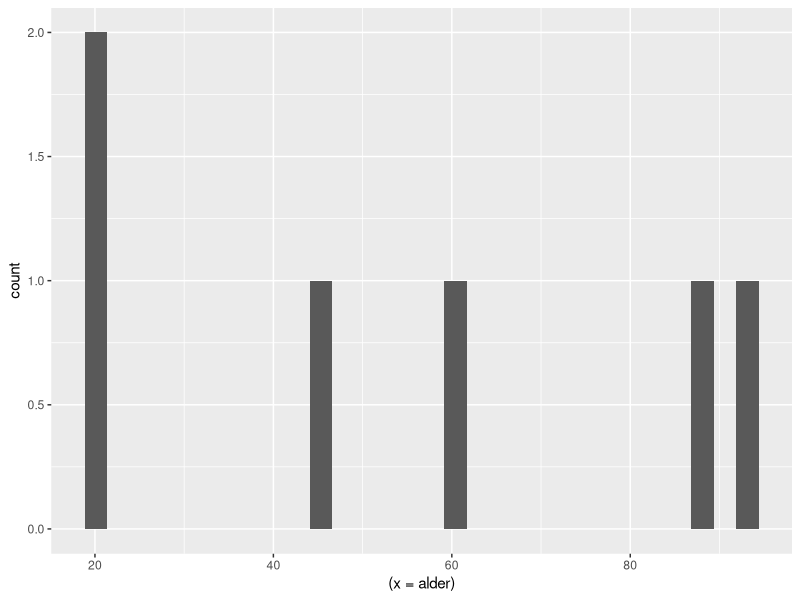

Write the R code that produced this figure.
## ---- chunk 1
knitr::opts_chunk$set(echo = TRUE)
## ---- chunk 2
#Kode vil dere se har en egen grå bakgrunn. Alt som er skrevet her kan dere 
# kopiere inn på deres egen pc, og kjøre for å se hva som skjer. Når jeg har # 
# foran betyr det at jeg skriver en kommentar. Dette kan vi gjøre i 
# scriptene våre for å forklare hva som skjer, uten at R prøver å kjøre det som
# vanlig kode og derfor gir en feilmelding. Hvis jeg kjører kode her, vil dere 
# se resultatene som vanlig tekst under. Vi kan jo gjøre et lite forsøk med noe 
# enkel matte! For å kjøre koden setter dere musen ved siden av, og 
# trykker ctrl+enter. 

100/2+4
## ---- chunk 3
# I første omgang kan vi prøve å lage en vektor. Dette er et objekt som 
# inneholder flere elementer, f.eks. tall av samme klasse. 

# La oss først prøve å lage en med et tall. For å gjøre dette må vi først velge 
# et navn, så bruke det som heter en "assigner", og så skrive hva den skal 
# inneholde. Her lager jeg en vektor som heter "to" og som inneholder tallet 2. 

to <- 2

# <- er assigneren. Den sier bare at det som kommer på venstresiden skal lagres
# med navnet som er på høyresiden. Kjører dere koden vil dere se i environnment 
# at det kommer en linje hvor det står "to 2", dette betyr at vi har laget en
# variabel med navnet "to" som inneholder verdien 2. 

# Vi kan f.eks bruke objektet vi har laget til litt enkel matte:

2 + to 

# Her får vi resultatet fire, ettersom R nå leser to som 2.
## ---- chunk 4
# Det fine med objekter er at de kan inneholde veldig mye informasjon! 
# I første omgang kan vi prøve å lagre flere tall. Det er flere måter vi kan 
# gjøre dette på, f.eks. kan vi skrive 1:10 for å få alle heltallene mellom 1 og 
# 10, eller skrive c(1,22,5,2,1) for å lage en rekke tall. I det siste skiller 
# jeg tallene med komma. 

tall <- 1:10
flere_tall <- c(1,4,56,8,4,2,4)
# Du kan gi objektene akkurat de navnene du vil, men man kan ikke ha mellomrom 
# i navnene eller tall som første tegn, og det er god kutyme å unnåæ/ø/å 
# generelt i script.

# La oss se om vi kan finne gjennomsnittet av disse vektorene. 

mean(tall)
mean(flere_tall)
## ---- chunk 5
#La oss si at vi vil ha element nr. 5 i vektoren flere_tall

tall[5] 

# Når vi kjører denne ser vi at vi får ut tallet 5,og dette kan vi jo også 
# sjekke i environment for å se at stemmer at dette er det femte tallet i 
# vektoren. 

# På samme måte som vi definerte en rekke med tall tidligere, kan vi også bruke 
# dette for å få ut en rekke med elementer. 

flere_tall[3:6]
flere_tall[c(3,5,1,6)]

# Vi kan også finne gjennomsnittet av kun disse tallene: 

mean(flere_tall[c(3,5,1,6)])

# Eller vi kan bruke disse som en ny vektor:

ny_vektor <- flere_tall[c(3,5,1,6)]
## ---- chunk 6
# For å sjekke om noe er numeric kan vi bruke funksjonen is.numeric():

is.numeric(tall)

# Her ser vi at vi får opp "TRUE" som betyr at "tall" er et numerisk objekt.
## ---- chunk 7
# Når vi vil skrive tekst, bruker vi klassen character og tekst må alltid ha
# " " rundt seg. 

tekst <- "Jeg elsker R! <3"
is.character(tekst)

# Klassen character kan inneholde tekst, men vil f.eks. ikke kunne brukes til 
# matte. 

mean(tekst)

# Her ser dere at vi får en feilmelding, som sier at argumentet ikke er
# numerisk eller logisk. Funksjonen gir oss derfor resultatet NA, som
# betyr missing, altså at det ikke eksisterer et resultat. 

# Vi kan også kreve at et objekt skal ha en viss klasse. Det gjør vi med
# as."klassenavn". Det kan føre til noen uforventede resultater. Si hvis gjør
# flere_tall om til character. 

flere_tall <- as.character(flere_tall)
mean(flere_tall)
## ---- chunk 8
skolenivaer <- factor(c("Barneskole", "Ungdomskole", "Videregaende", 
                        "Videregaende", "Ungdomskole"),
                      levels = c("Barneskole", "Ungdomskole", "Videregaende"))

# Her kan vi se at vi først definerer de forskjellige verdiene som er i variabelen
# Så skriver vi hvilke nivåer den kan ha, i den rekkefølgen vi ønsker dem. 

# Om vi ikke hadde definert nivåene ville R gjort det automatisk i alfabetisk
# rekkefølge. 

# Nå kan vi se hva som er i variabelen, ved å bare kjøre navnet til variabelen: 

skolenivaer
## ---- chunk 9
#Vi kan også se hvilke nivåer som er i variabelen:

levels(skolenivaer) #Og får ut de tre nivåene
## ---- chunk 10
# Vi kan også lage et objekt som inneholder både tekst og tall:

tekst_tall <- c(1,4,0,4, "matte", "R", "seminarer")

# Så kan vi bruke class-funksjonen for å se hvilken klasse dette nye 
# objektet har: 

class(tekst_tall)
## ---- chunk 11
navn <- c("Emma", "Leo", "Thea", "Kim", "Mari", "Bhavna", "Emil")
alder <- c(60, 45, 19, 19, NA, 87, 92)
fylke <- c("Vestland", "Troms og Finnmark", "Agder", NA, "Trøndelag", "Viken", 
           "Viken" )
by <- c("Bergen", "Karasjok", "Arendal", NA, "Trondheim", "Halden", "Fredrikstad")

# Her lager jeg først et sett med vektorer, med litt forskjellig informasjon.
# I environnment kan dere se at alle har en lengde på 7.
# Dette kan vi også sjekke med length-funksjonen: 

length(navn)

#For å lage en data.frame kan vi bruke funksjones as.data.frame()

personer <- data.frame(navn, alder, fylke, by)
## ---- chunk 12
# Før har vi kun skrevet navnet på vektoren. Nå som vi har det i en dataframe, må vi først
# velge denne, og så kolonnen. Det er to måter vi kan gjøre dette på:

# Med klammeparanteser kan vi velge rad og kolonne. Raden kommer først, og så 
# kolonnen: 
personer[2,1]

# Lar vi en plass være tom får vi enten alle kolonnene eller alle radene til en 
# bestemt rad eller kolonne. 

personer[,2] 
personer[2,]

# En mer vanlig måte å hente ut kolonner på er med '$'. Da skriver man først 
# navnet på datarammen, og så variabelen: 

personer$alder # Her får man verdiene til alle aldrene i datarammen. 

# Vi kan bruke matematiske formler her på samme måte som tidligere, f.eks. 
# for å finne alders gjennomsnittet i datarammen: 

mean(personer$alder) # Her får vi NA?
## ---- chunk 13
mean(personer$alder, na.rm = TRUE) # Her får man svaret 52.5 istedet.

# na.rm betyr NA remove, og når vi setter den til TRUE ber R om å fjerne NA i 
# variabelen når den regner ut gjennomsnittet. 


# For å finne medianen: 

median(personer$alder, na.rm = TRUE)

# En lettere måte å få ut alle disse deskriptive verdiene er  å bruke 
# summary()-funksjonen. 
# Da trenger vi heller ikke bruke na.rm, fordi den heller sier hvor mange NA 
# det er i vektoren

summary(personer$alder)
## ---- chunk 14
#For å hente inn pakken bruker vi funksjonen library(): 

library(tidyverse)
## ---- chunk 15
#For å lage en figur starter vi alltid med å definere datasettet, og kan velge
# å definere variabler

# Første argument er navnet på datasettet, så skriver man aes() som står for
# aesthetic. Der kan man skrive navnet på variabelen man vil se på. Jeg skriver 
# også en + fordi jeg skal legge til mer på neste linje. Så velger jeg hva slags 
# type plott jeg vil ha, denne gangen et histogram

ggplot(data = personer, aes((x = alder))) + 
  geom_histogram() 
